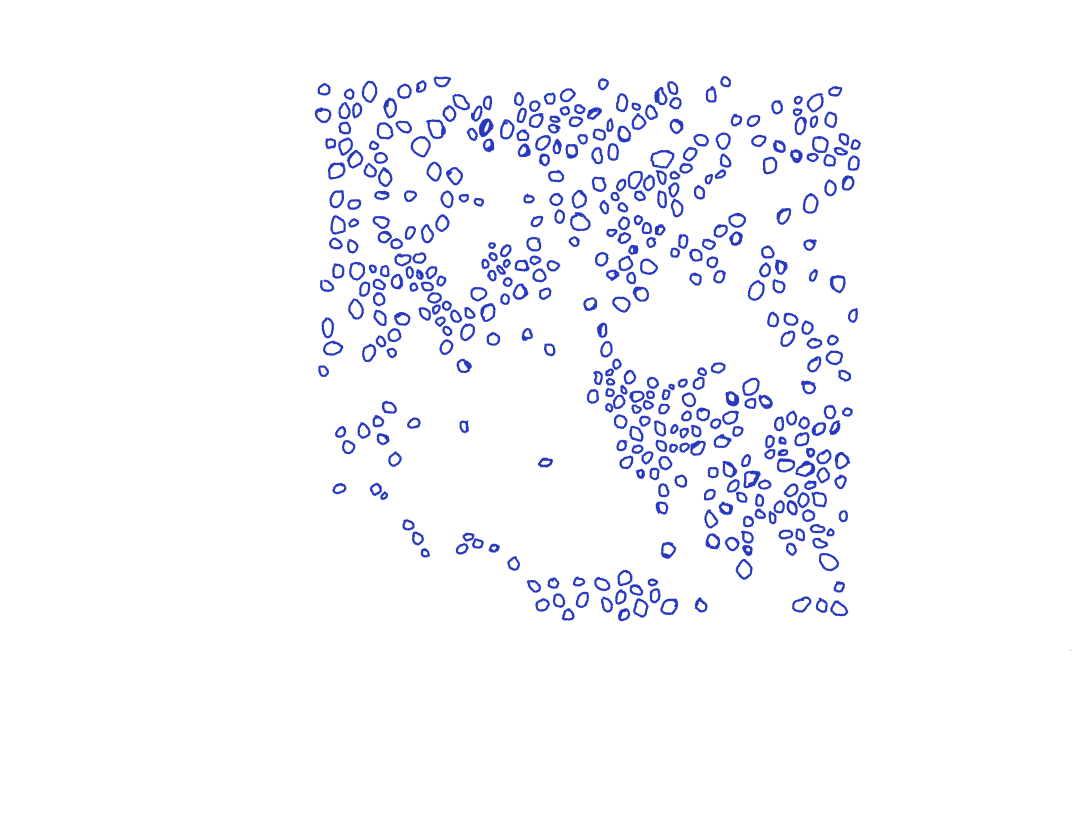
#> input picture mask2.png, 3264 x 2448 px, given in place of img1.png, which was not available (shown at 1/3 size)
$ jupyter execute --allow-errors barnacles.ipynb   (older library calls are emulated)   (text cells are left out)
#> lines starting #> are read from the running program, lines starting #| are printed output that depends on the picture; after the words box and inside, x2 and y2 are one past the last pixel; in counts of white or black regions, pixels touching at a corner belong together; pictures that were not available may be replaced by others from this repository, and a replacement may not be noted
[cell 1]
import cv2
import numpy as np
import matplotlib.pyplot as plt
from sklearn.ensemble import RandomForestClassifier

[cell 2]
def crop_frame(img):
    hsv = cv2.cvtColor(img, cv2.COLOR_BGR2HSV)
    h = hsv[:, :, 0]
    s = hsv[:, :, 1]
    v = hsv[:, :, 2]

    # white wherever a pixel looks like the wire
    wire = (h > 80) & (h < 105) & (s > 120) & (v < 140)
    wire = wire.astype(np.uint8) * 255
    wire = cv2.morphologyEx(wire, cv2.MORPH_CLOSE, np.ones((9, 9), np.uint8))

    # label the regions that are not wire, and take the one in the middle
    num, labels = cv2.connectedComponents(255 - wire)
    rows, cols = wire.shape
    middle = labels[int(rows * 0.45), int(cols * 0.5)]
    inside = (labels == middle).astype(np.uint8) * 255

    x, y, w, h = cv2.boundingRect(inside)
    return img[y:y + h, x:x + w], (x, y, w, h)


img1 = cv2.imread("img1.png")
#> img1 is the input picture: shape (2448, 3264, 3); mean B, G, R 252.7, 247.9, 247.3
crop1, box1 = crop_frame(img1)
#> in crop_frame, `hsv = cv2.cvtColor(img, cv2.COLOR_BGR2HSV)`: hsv: shape (2448, 3264, 3); mean H, S, V 4.2, 7.3, 252.7
#> in crop_frame, `h = hsv[:, :, 0]`:
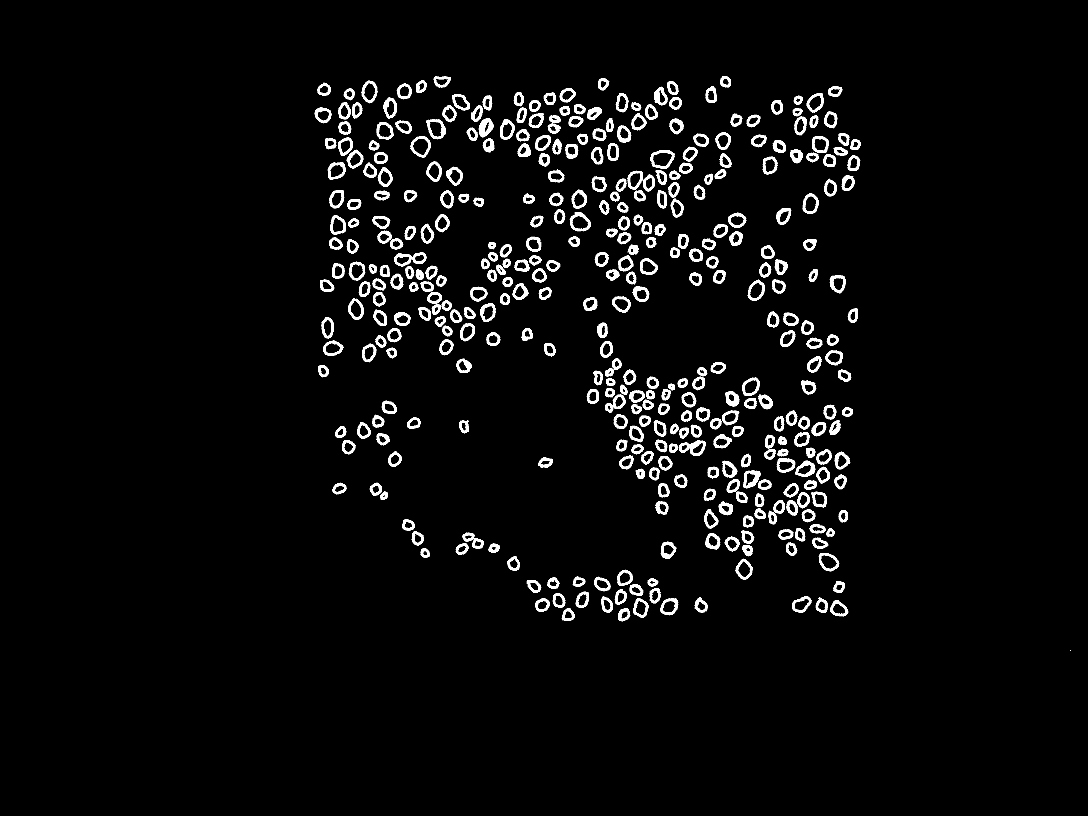
#> h: shape (2448, 3264) (shown at 1/3 size); values 0 (black) and 116 (white), 3.6% white; 521 white regions (124 under 20 px), largest, box (x1, y1, x2, y2) and area: (1436, 355, 1481, 413) 1500, (2230, 1411, 2282, 1465) 1341, (1951, 450, 2023, 506) 1278
#> in crop_frame, `wire = (h > 80) & (h < 105) & (s > 120) & (v < 140)`: wire: shape (2448, 3264) bool; every value is 0
#> in crop_frame, `num, labels = cv2.connectedComponents(255 - wire)`: labels: shape (2448, 3264) int32; every value is 1
#> in crop_frame, `num, labels = cv2.connectedComponents(255 - wire)`: num = 2
#> in crop_frame, `middle = labels[int(rows * 0.45), int(cols * 0.5)]`: middle = 1
#> in crop_frame, `inside = (labels == middle).astype(np.uint8) * 255`: inside: shape (2448, 3264); every value is 255
#> in crop_frame, `x, y, w, h = cv2.boundingRect(inside)`: x = 0; w = 3264; h = 2448
#> box1 = (0, 0, 3264, 2448)
print("crop box (x, y, w, h):", box1)
#| crop box (x, y, w, h): (0, 0, 3264, 2448)

plt.figure(figsize=(6, 6))
plt.imshow(cv2.cvtColor(crop1, cv2.COLOR_BGR2RGB))
plt.title("img1 cropped")
plt.axis("off")
plt.show()

[cell 3]
mask1 = cv2.imread("mask1.png", cv2.IMREAD_UNCHANGED)
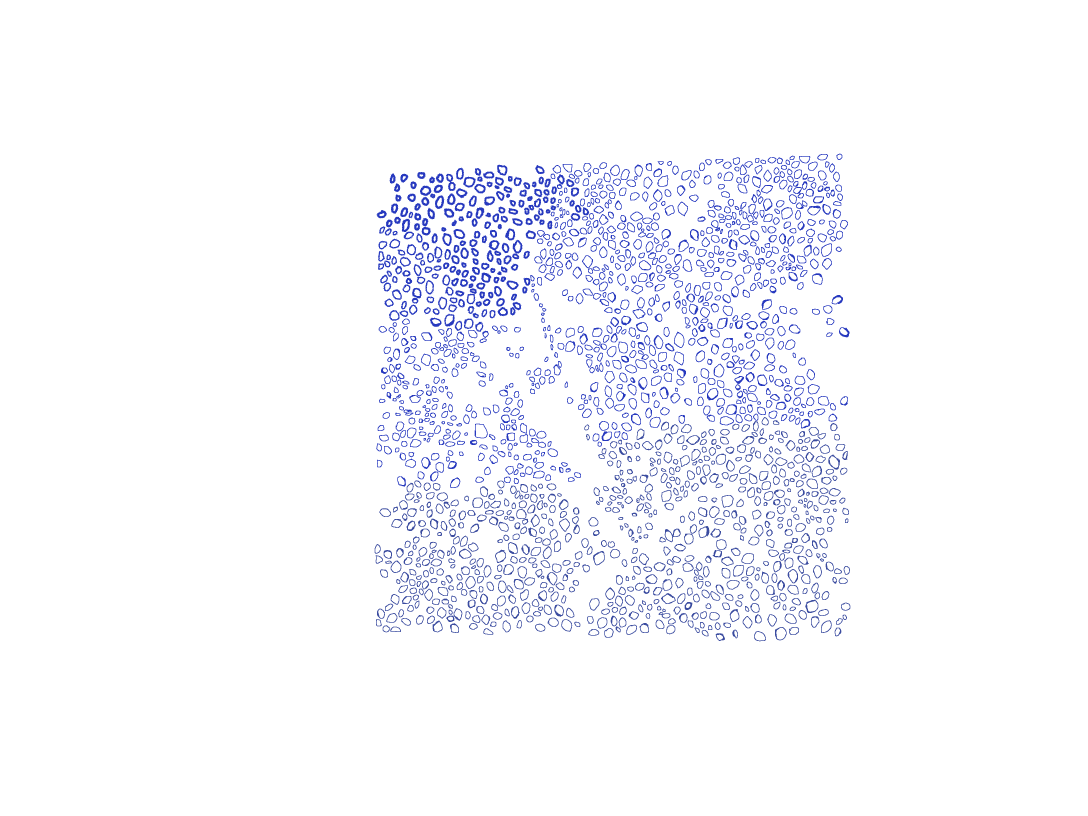
#> input picture mask1.png, 3264 x 2448 px (shown at 1/3 size)
#> mask1 is the input picture: shape (2448, 3264, 4); mean B, G, R, A 252.1, 247.6, 246.9, 9.9
outline = mask1[:, :, 3] > 0          # outlines are wherever the png isn't see-through
#> outline: shape (2448, 3264) bool; 3.9% white; 1747 white regions (29 under 20 px), largest, box (x1, y1, x2, y2) and area: (1536, 719, 1568, 778) 769, (1338, 521, 1368, 573) 654, (1235, 863, 1265, 911) 624

x, y, w, h = box1
#> x = 0; y = 0; w = 3264; h = 2448
outline = outline[y:y + h, x:x + w]   # cut the mask with the same box as the photo
outline = outline.astype(np.uint8) * 255
outline = cv2.morphologyEx(outline, cv2.MORPH_CLOSE, np.ones((3, 3), np.uint8))
#> outline: shape (2448, 3264); 4% white; 1500 white regions

contours, _ = cv2.findContours(outline, cv2.RETR_EXTERNAL, cv2.CHAIN_APPROX_SIMPLE)
#> contours = 1500 contours; largest, box (x1, y1, x2, y2) and area: (2217, 582, 2275, 675) 2146, (2362, 506, 2422, 612) 2093, (1511, 719, 1568, 794) 1564, (2279, 596, 2318, 666) 1487, (2210, 1155, 2273, 1205) 1439

answer = np.zeros(outline.shape, np.uint8)   # 1 = inside a barnacle outline
real = []                                     # barnacle centers
areas = []
for c in contours:
    area = cv2.contourArea(c)
    if area < 20:
        continue   # tiny specks
    cv2.drawContours(answer, [c], -1, 1, -1)   # fill it in
    M = cv2.moments(c)
    real.append((M["m10"] / M["m00"], M["m01"] / M["m00"]))
    areas.append(area)
#> this loop made 1500 passes
#> area on passes 1 to 3: 437, 810.5, 265
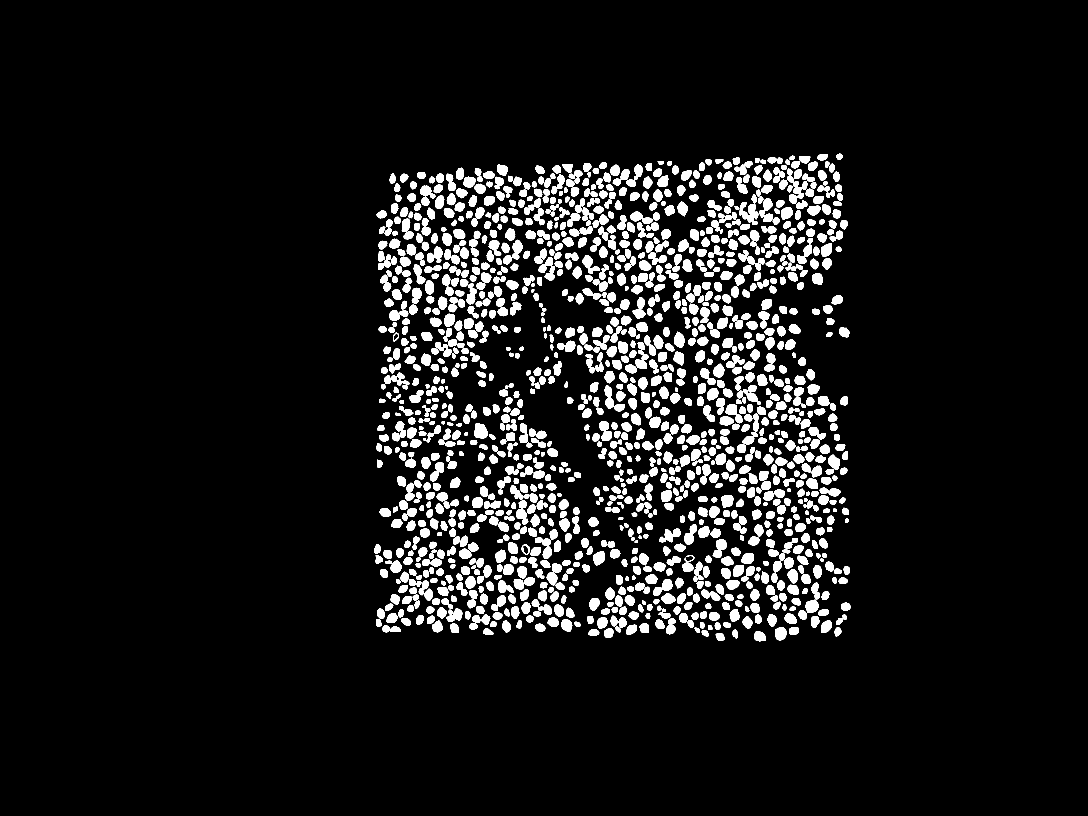
#> answer: shape (2448, 3264) (shown at 1/3 size); values 0 (black) and 1 (white), 8.4% white; 1500 white regions, largest, box (x1, y1, x2, y2) and area: (2217, 582, 2275, 675) 2347, (2362, 506, 2422, 612) 2289, (1511, 719, 1568, 794) 1681
#> after the loop, areas = 1500 values, max 2146 at index 1376, min 40 at index 636, mean 411.5; real = 1500 pairs, first value 1132.2 to 2539.8, second value 469.7 to 1910.4

real = np.array(real)
print("real barnacles:", len(real))
#| real barnacles: 1500

[cell 4]
scale = 1200 / crop1.shape[1]
#> scale = 0.368
img = cv2.resize(crop1, None, fx=scale, fy=scale)
answer = cv2.resize(answer, (img.shape[1], img.shape[0]), interpolation=cv2.INTER_NEAREST)
#> answer: shape (900, 1200); values 0 (black) and 1 (white), 8.4% white; 1475 white regions (95 under 20 px), largest, box (x1, y1, x2, y2) and area: (862, 182, 891, 225) 347, (816, 214, 837, 249) 320, (676, 182, 710, 207) 311
real = real * scale
#> real = 1500 pairs, first value 416.2 to 933.8, second value 172.7 to 702.4
radius = np.sqrt(np.median(areas) * scale * scale / np.pi)   # typical barnacle middle as a circle
#> radius = 3.95
print("image size:", img.shape, " typical radius:", round(radius, 1), "pixels")
#| image size: (900, 1200, 3)  typical radius: 3.9 pixels

plt.figure(figsize=(6, 6))
plt.imshow(cv2.cvtColor(img, cv2.COLOR_BGR2RGB))
plt.scatter(real[:, 0], real[:, 1], s=10, c="lime")
plt.xlim(300, 600)
plt.ylim(600, 300)
plt.title("real barnacle centers (zoom)")
plt.axis("off")
plt.show()
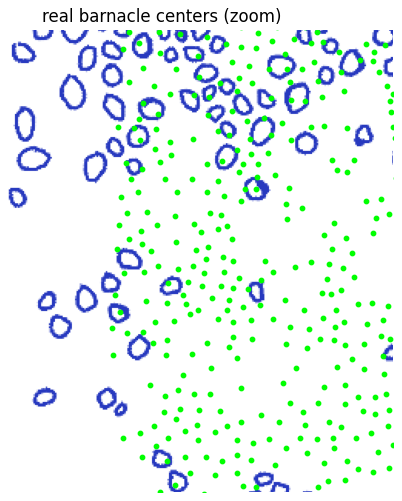
#> figure drawn by matplotlib, 1 panel

[cell 5]
def score(found, real, max_dist):
    used = [False] * len(found)
    hits = 0
    for t in real:
        best = -1
        best_d = max_dist
        for j in range(len(found)):
            if used[j]:
                continue
            d = np.sqrt((t[0] - found[j][0]) ** 2 + (t[1] - found[j][1]) ** 2)
            if d < best_d:
                best_d = d
                best = j
        if best >= 0:
            used[best] = True
            hits += 1
    precision = hits / len(found)
    recall = hits / len(real)
    count_error = (len(found) - len(real)) / len(real)
    return precision, recall, count_error


max_dist = 1.5 * radius
#> max_dist = 5.92
rng = np.random.default_rng(0)
random_dots = np.column_stack([rng.uniform(0, img.shape[1], len(real)),
                               rng.uniform(0, img.shape[0], len(real))])
#> random_dots = 1500 pairs, first value 0.228 to 1199.4, second value 0.296 to 899.6
p, r, err = score(random_dots, real, max_dist)
#> in score, `used = [False] * len(found)`: used = 1500 items, first 6: False, False, False, False, False, False
#> the loop in score, `for t in real:` made 1500 passes
#> t on passes 1 to 12: [794.2, 702.4], [837.8, 701.9], [777.6, 698.1], [810.8, 698.8], [654.7, 697.5], [537.9, 696.8], [671.4, 698], [923.9, 696.7], [769, 694.8], [875.5, 695.7], [860.8, 698.7], [681.6, 694]
#> after the loop in score, `for t in real:`: hits = 206
#> in score, `precision = hits / len(found)`: precision = 0.137
#> in score, `count_error = (len(found) - len(real)) / len(real)`: count_error = 0
#> p = 0.137; r = 0.137; err = 0
print(f"random dots: precision {p:.2f}, recall {r:.2f}")
#| random dots: precision 0.14, recall 0.14

[cell 6]
def get_features(img):
    gray = cv2.cvtColor(img, cv2.COLOR_BGR2GRAY).astype(np.float32)
    b, g, r = cv2.split(img.astype(np.float32))
    blur_small = cv2.GaussianBlur(gray, (5, 5), 0)
    blur_big = cv2.GaussianBlur(gray, (21, 21), 0)
    gx = cv2.Sobel(blur_small, cv2.CV_32F, 1, 0)
    gy = cv2.Sobel(blur_small, cv2.CV_32F, 0, 1)
    edges = np.sqrt(gx ** 2 + gy ** 2)
    feats = np.dstack([b, g, r, gray, blur_small, blur_big, edges, blur_small - blur_big])
    return feats.reshape(-1, 8)   # one row per pixel


half = img.shape[1] // 2
#> half = 600
train_img = img[:, :half]
train_ans = answer[:, :half]
#> train_ans: shape (900, 600); values 0 (black) and 1 (white), 5.9% white; 545 white regions (41 under 20 px), largest, box (x1, y1, x2, y2) and area: (508, 308, 526, 336) 213, (524, 468, 538, 484) 201, (433, 466, 448, 487) 179
test_img = img[:, half:]
test_real = real[real[:, 0] >= half] - [half, 0]   # shift x to match the cut image
#> test_real = 960 pairs, first value 0.0379 to 333.8, second value 172.7 to 702.4

# 30000 random pixels from the left half (using all of them is slow)
X = get_features(train_img)
y = train_ans.flatten()
pick = rng.choice(len(y), 30000, replace=False)

model = RandomForestClassifier(n_estimators=50, class_weight="balanced", random_state=0)
model.fit(X[pick], y[pick])
print("trained")

[cell 7]
def find_barnacles(model, img, min_area):
    pred = model.predict(get_features(img))
    pred = pred.reshape(img.shape[0], img.shape[1]).astype(np.uint8)
    pred = cv2.morphologyEx(pred, cv2.MORPH_OPEN, np.ones((3, 3), np.uint8))

    num, labels, stats, centers = cv2.connectedComponentsWithStats(pred)
    found = []
    for i in range(1, num):
        if stats[i][4] >= min_area:
            found.append(centers[i])
    return np.array(found)


#> (the rest of this cell did not finish here and is left out)

[cell 8]
found = find_barnacles(model, test_img, 30)
#> call 2 of find_barnacles, with min_area = 30
#> in find_barnacles (call 2), `pred = pred.reshape(img.shape[0], img.shape[1]).astype(np.uint8)`:
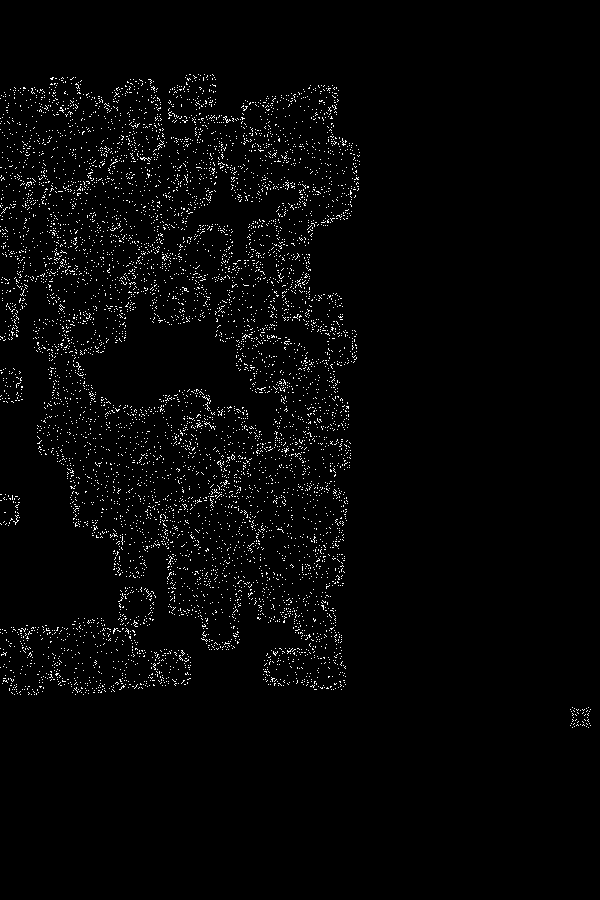
#> pred: shape (900, 600); values 0 (black) and 1 (white), 2.3% white in thin lines or dots, all inside (x1, y1, x2, y2) = (0, 74, 591, 728)
#> in find_barnacles (call 2), `pred = cv2.morphologyEx(pred, cv2.MORPH_OPEN, np.ones((3, 3), np.uint8))`: pred: shape (900, 600); every value is 0
#> in find_barnacles (call 2), `num, labels, stats, centers = cv2.connectedComponentsWithStats(pred)`: labels: shape (900, 600) int32; every value is 0
#> after the loop in find_barnacles (call 2), `for i in range(1, num):`: found = []
#> found = empty array

plt.figure(figsize=(8, 8))
plt.imshow(cv2.cvtColor(test_img, cv2.COLOR_BGR2RGB))
plt.scatter(test_real[:, 0], test_real[:, 1], s=12, c="lime", label="real")
#> (the rest of this cell did not finish here and is left out)

[cell 9]
X = get_features(img)
#> in get_features (call 4), `gx = cv2.Sobel(blur_small, cv2.CV_32F, 1, 0)`:
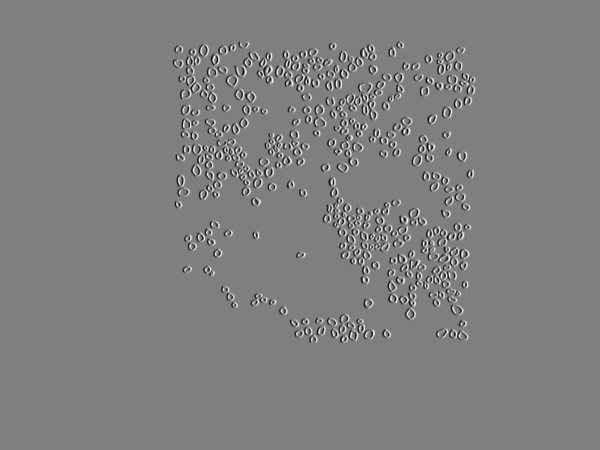
#> gx: shape (900, 1200) float32 (shown at 1/2 size); min -470, max 470, mean 0; drawn with min black and max white
y = answer.flatten()
pick = rng.choice(len(y), 30000, replace=False)
model_all = RandomForestClassifier(n_estimators=50, class_weight="balanced", random_state=0)
model_all.fit(X[pick], y[pick])

unseen = cv2.imread("unseen_img1.png")
crop_u, _ = crop_frame(unseen)
unseen_img = cv2.resize(crop_u, None, fx=1200 / crop_u.shape[1], fy=1200 / crop_u.shape[1])

found_u = find_barnacles(model_all, unseen_img, 30)
#> found_u = empty array
print("predicted barnacles:", len(found_u))
#| predicted barnacles: 0

plt.figure(figsize=(8, 8))
plt.imshow(cv2.cvtColor(unseen_img, cv2.COLOR_BGR2RGB))
#> (the rest of this cell did not finish here and is left out)

[cell 10]
def match_histogram(src, ref):
    out = np.zeros_like(src)
    for ch in range(3):
        s_vals, s_counts = np.unique(src[:, :, ch], return_counts=True)
        r_vals, r_counts = np.unique(ref[:, :, ch], return_counts=True)
        s_cdf = np.cumsum(s_counts) / src[:, :, ch].size
        r_cdf = np.cumsum(r_counts) / ref[:, :, ch].size
        lut = np.zeros(256)
        lut[s_vals] = np.interp(s_cdf, r_cdf, r_vals)   # map each level to the ref level with the same cdf
        out[:, :, ch] = lut[src[:, :, ch]].astype(np.uint8)
    return out


unseen_fixed = match_histogram(unseen_img, img)
found_fixed = find_barnacles(model_all, unseen_fixed, 30)
#> found_fixed = empty array
print("before:", len(found_u), " after histogram matching:", len(found_fixed))
#| before: 0  after histogram matching: 0

plt.figure(figsize=(8, 8))
plt.imshow(cv2.cvtColor(unseen_fixed, cv2.COLOR_BGR2RGB))
#> (the rest of this cell did not finish here and is left out)
